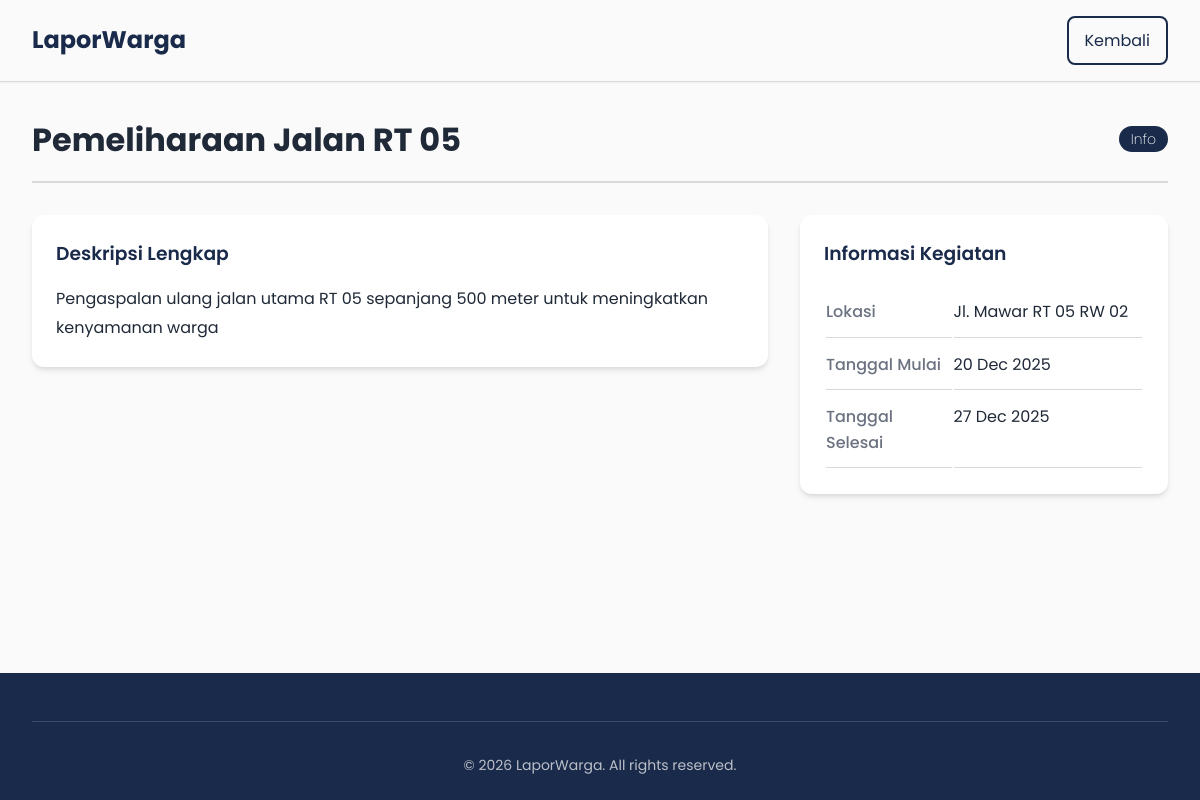
Page /detail_info.php?id=1 on the committed database.
### tables this page shows
CREATE TABLE `info_warga` (
  `id` int(11) NOT NULL AUTO_INCREMENT,
  `judul` varchar(200) NOT NULL,
  `deskripsi` text NOT NULL,
  `lokasi` varchar(255) NOT NULL,
  `kategori` enum('Info','Pemberitahuan') NOT NULL DEFAULT 'Info',
  `tanggal_mulai` date NOT NULL,
  `tanggal_selesai` date DEFAULT NULL,
  `foto` varchar(255) DEFAULT NULL,
  `created_at` timestamp NOT NULL DEFAULT current_timestamp(),
  `updated_at` timestamp NOT NULL DEFAULT current_timestamp() ON UPDATE current_timestamp(),
  PRIMARY KEY (`id`),
  KEY `idx_tanggal` (`tanggal_mulai`)
);

### public/detail_info.php (the view, shortened to what this page needs)
<?php
$database = new Database();
$conn = $database->getConnection();
$id = isset($_GET['id']) ? (int)$_GET['id'] : null;
$stmt = $conn->prepare("SELECT * FROM info_warga WHERE id = :id");
$stmt->bindParam(':id', $id, PDO::PARAM_INT);
$stmt->execute();
$info = $stmt->fetch(PDO::FETCH_ASSOC);
?>
<!DOCTYPE html>
<html lang="id">
<head>
  <link href="https://cdn.jsdelivr.net/npm/remixicon@3.5.0/fonts/remixicon.css" rel="stylesheet">
  <link href="https://cdnjs.cloudflare.com/ajax/libs/remixicon/3.5.0/remixicon.css" rel="stylesheet">
  <link rel="stylesheet" href="assets/css/style.css?v=2.2">
</head>
<body>
  <nav class="navbar">
    <div class="container">
      <div class="nav-brand">
                <span class="brand-text">LaporWarga</span>
            </div>
      <div class="navbar-menu"><a href="index.php#info-warga" class="btn btn-outline"><i class="ri-arrow-left-line"></i> Kembali</a></div>
    </div>
  </nav>
  <main class="detail-container">
    <div class="container">
      <div class="detail-header">
        <h1><?php echo htmlspecialchars($info['judul']); ?></h1>
        <span class="badge <?php echo ($info['kategori'] ?? 'Info') === 'Pemberitahuan' ? 'badge-warning' : 'badge-info'; ?>">
            <?php echo htmlspecialchars($info['kategori'] ?? 'Info'); ?>
        </span>
      </div>
      <div class="detail-grid">
        <div>
          <div class="detail-section">
            <h3>Deskripsi Lengkap</h3>
            <p style="white-space: pre-line; line-height: 1.8;"><?php echo htmlspecialchars($info['deskripsi']); ?></p>
          </div>
        </div>
        <div>
          <div class="detail-section">
            <h3>Informasi Kegiatan</h3>
            <table class="detail-table">
              <tr><td>Lokasi</td><td><?php echo htmlspecialchars($info['lokasi']); ?></td></tr>
              <tr><td>Tanggal Mulai</td><td><?php echo date('d M Y', strtotime($info['tanggal_mulai'])); ?></td></tr>
              <?php if($info['tanggal_selesai']): ?>
              <tr><td>Tanggal Selesai</td><td><?php echo date('d M Y', strtotime($info['tanggal_selesai'])); ?></td></tr>
              <?php endif; ?>
            </table>
          </div>
        </div>
      </div>
    </div>
  </main>
  <footer class="footer">
    <div class="container">
        <div class="footer-bottom">
            <p>&copy; <?php echo date('Y'); ?> LaporWarga. All rights reserved.</p>
        </div>
    </div>
  </footer>
</body>
</html>

### public/assets/css/style.css (style rules this page uses)
* { margin: 0; padding: 0; box-sizing: border-box; }
:root { --primary-color: rgb(26, 42, 74); --secondary-color: rgb(211, 47, 47); --accent-color: #ef5350; --text-dark: #1f2937; --text-muted: #6b7280; --text-light: #9ca3af; --bg-white: #fafafa; --bg-light: #f9fafb; --bg-gray: #f3f4f6; --border-color: #e5e7eb; --border-light: #d9d9d9; --success-color: #22c55e; --warning-color: #f59e0b; --info-color: #3b82f6; --shadow-sm: 0 1px 2px 0 rgba(0, 0, 0, 0.05); --shadow-md: 0 4px 6px -1px rgba(0, 0, 0, 0.1), 0 2px 4px -1px rgba(0, 0, 0, 0.06); --shadow-lg: 0 10px 15px -3px rgba(0, 0, 0, 0.1), 0 4px 6px -2px rgba(0, 0, 0, 0.05); --shadow-xl: 0 20px 25px -5px rgba(0, 0, 0, 0.1), 0 10px 10px -5px rgba(0, 0, 0, 0.04); --transition-colors: all 0.2s ease; --transition-shadow: box-shadow 0.3s ease; --transition-transform: transform 0.2s ease; }
body { font-family: poppins, sans-serif; line-height: 1.6; color: var(--text-dark); background-color: var(--bg-white); display: flex; flex-direction: column; min-height: 100vh; }
.container { max-width: 1200px; margin: 0 auto; padding: 0 1rem; }
@media (min-width: 1024px) { .container { padding: 0 2rem; } }
a { text-decoration: none; color: inherit; }
.navbar { background-color: var(--bg-white); color: var(--text-dark); padding: 1rem 0; position: sticky; top: 0; z-index: 1000; box-shadow: var(--shadow-sm); border-bottom: 1px solid var(--border-light); }
.navbar .container { display: flex; justify-content: space-between; align-items: center; }
.nav-brand { display: flex; align-items: center; gap: 0.75rem; font-size: 1.5rem; font-weight: 700; color: var(--primary-color); transition: var(--transition-colors); }
.btn { display: inline-block; padding: 0.6rem 1rem; border-radius: 0.5rem; font-weight: 400; text-align: center; cursor: pointer; border: none; transition: var(--transition-colors); text-decoration: none; box-shadow: var(--shadow-md); }
.btn-outline { background-color: transparent; color: var(--primary-color); border: 2px solid var(--primary-color); box-shadow: none; }
.badge { display: inline-block; padding: 0.375rem 0.75rem; border-radius: 9999px; font-size: 0.875rem; font-weight: 200; text-align: center; line-height: 1; }
.badge-info { background-color: var(--primary-color); color: white; }
.detail-container { max-width: 1200px; margin: 0 auto; flex: 1; width: 100%; }
.detail-header { display: flex; justify-content: space-between; align-items: center; padding-top: 2rem; margin-bottom: 2rem; padding-bottom: 1rem; border-bottom: 2px solid var(--border-light); }
.detail-grid { display: grid; grid-template-columns: 2fr 1fr; gap: 2rem; }
.detail-section { background-color: white; padding: 1.5rem; border-radius: 0.75rem; box-shadow: var(--shadow-md); margin-bottom: 1.5rem; }
.detail-section h3, .detail-section h4 { color: var(--primary-color); margin-bottom: 1rem; font-weight: 600; }
.detail-table { width: 100%; }
.detail-table td { padding: 0.75rem 0; border-bottom: 1px solid var(--border-light); vertical-align: top; }
.detail-table td:first-child { width: 40%; color: var(--text-muted); font-weight: 500; }
.detail-table td:last-child { color: var(--text-dark); }
.footer { background-color: var(--primary-color); color: white; padding: 3rem 0 1.5rem; margin-top: 4rem; }
.footer-bottom { text-align: center; padding-top: 2rem; border-top: 1px solid rgba(255, 255, 255, 0.15); color: rgba(255, 255, 255, 0.7); font-size: 0.875rem; }
html { scroll-behavior: smooth; }

### rows in the picture
info_warga: judul "Pemeliharaan Jalan RT 05", kategori "Info", deskripsi "Pengaspalan ulang jalan utama RT 05 sepanjang 500 meter untuk meningkatkan kenyamanan warga", lokasi "Jl. Mawar RT 05 RW 02", tanggal_mulai "20 Dec 2025", tanggal_selesai "27 Dec 2025"
